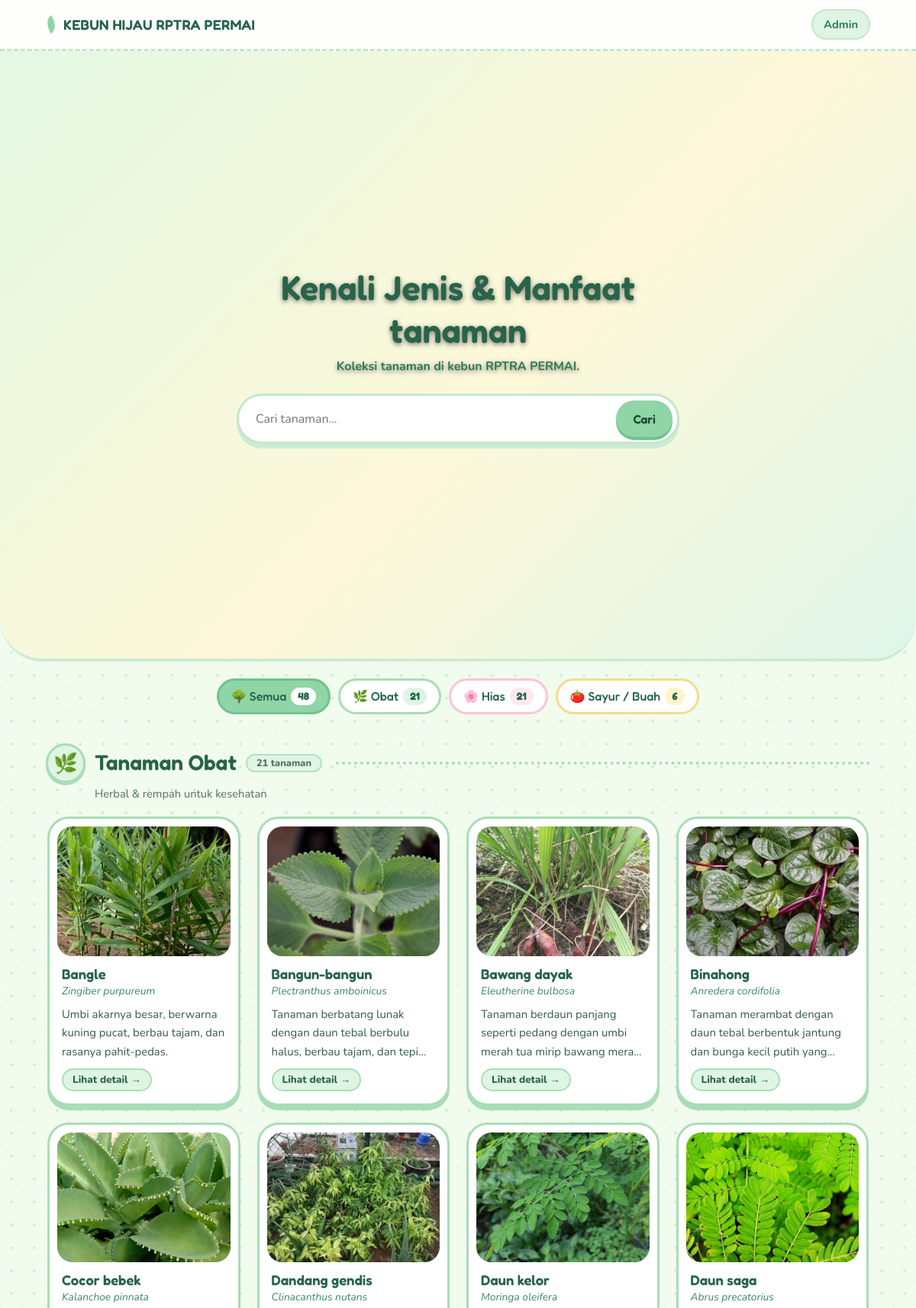
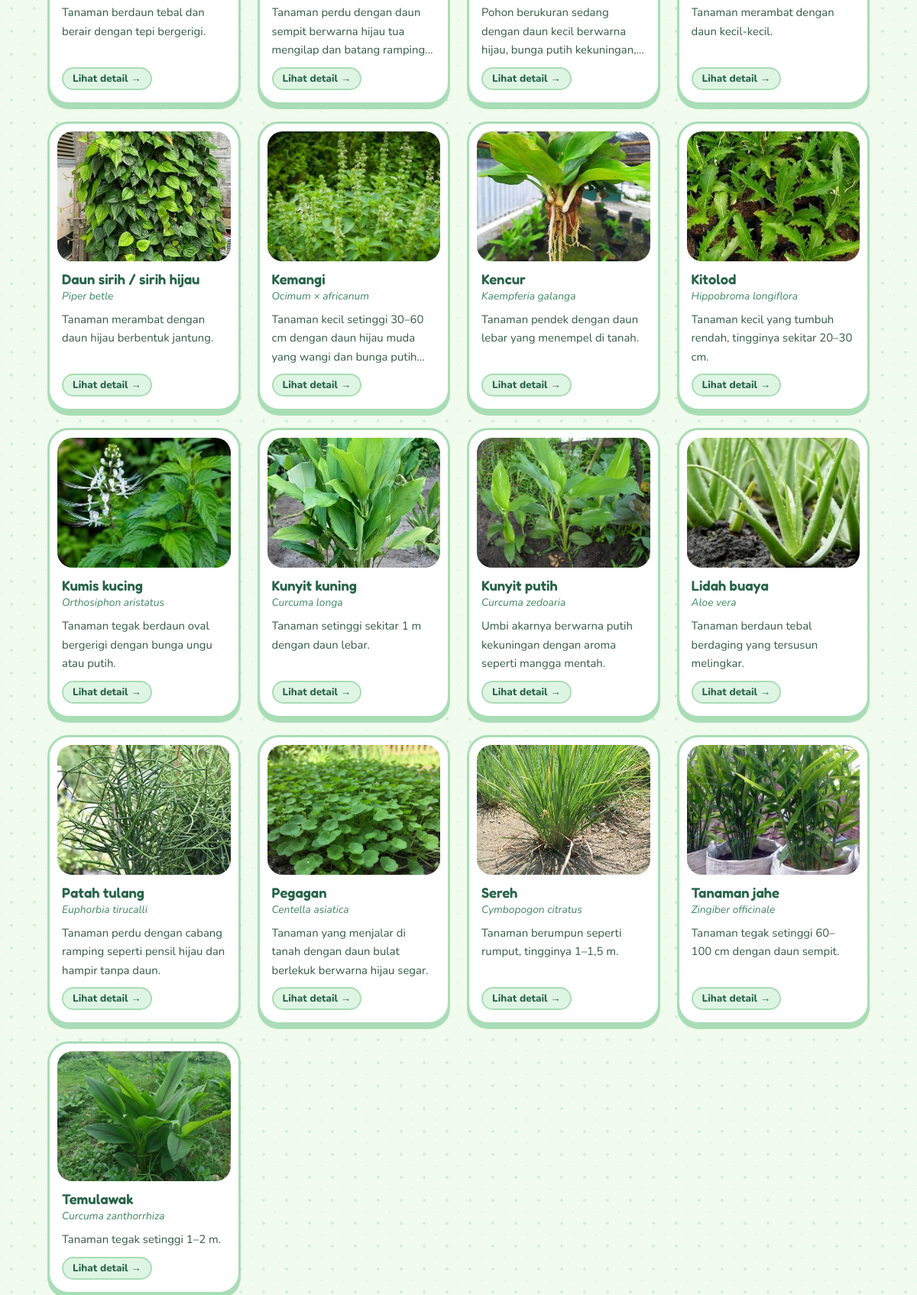
The page / (upper part) on the database its author committed (2 pictures, top to bottom).
### tables this page shows
CREATE TABLE `tanaman` (
  `id` int NOT NULL,
  `nama` varchar(120) NOT NULL,
  `nama_latin` varchar(160) DEFAULT NULL,
  `kategori` varchar(80) NOT NULL DEFAULT 'Tanaman Hias',
  `ringkasan` varchar(255) DEFAULT NULL,
  `deskripsi` text,
  `karakteristik` text,
  `jenis` text,
  `manfaat` text,
  `perawatan` text,
  `foto` varchar(100) DEFAULT NULL,
  `video` varchar(100) DEFAULT NULL,
  `video_url` varchar(255) DEFAULT NULL,
  `created_at` timestamp NULL DEFAULT CURRENT_TIMESTAMP
);

### index.php (the view, shortened to what this page needs)
<?php
require 'config.php';
$q    = trim($_GET['q'] ?? '');
$slug = $_GET['k'] ?? '';
$aktif = kat_dari_slug($slug);
if(!$aktif) $slug = '';
$like = '%'.addcslashes($q,'%_\\').'%';
$s = db()->prepare('SELECT id,nama,nama_latin,kategori,ringkasan,foto FROM tanaman
  WHERE nama LIKE ? OR nama_latin LIKE ? OR ringkasan LIKE ? OR manfaat LIKE ?
  ORDER BY nama');
$s->execute([$like,$like,$like,$like]);
$rows = $s->fetchAll();
$kelompok = [];
foreach(array_keys(KATEGORI) as $n) $kelompok[$n] = [];
foreach($rows as $r){
  $n = isset(KATEGORI[$r['kategori']]) ? $r['kategori'] : 'Lainnya';
  $kelompok[$n][] = $r;
}
$total = count($rows);
$tampil = $aktif ? [$aktif=>$kelompok[$aktif]] : array_filter($kelompok);
function link_filter($slug,$q){
  $p = array_filter(['q'=>$q,'k'=>$slug],fn($v)=>$v!=='');
  return 'index.php'.($p?'?'.http_build_query($p):'');
}
head('Kebun Hijau - Koleksi Tanaman'); ?>
<header class="top"><a class="logo" href="index.php">KEBUN HIJAU RPTRA PERMAI</a><a class="navlink" href="admin/login.php">Admin</a></header>
<section class="hero">
  <video autoplay muted loop class="hero-video">
    <source src="uploads/intro.mp4" type="video/mp4">
  </video>
  <div class="hero-text">
    <h1>Kenali Jenis &amp; Manfaat tanaman</h1>
    <p>Koleksi tanaman di kebun RPTRA PERMAI.</p>
    <form class="search">
      <input name="q" value="<?=e($q)?>" placeholder="Cari tanaman...">
      <button>Cari</button>
    </form>
  </div>
</section>
<nav class="chips" aria-label="Kelompok tanaman">
  <a class="chip<?=$slug===''?' on':''?>" href="<?=e(link_filter('',$q))?>">🌳 Semua <b><?=$total?></b></a>
  <?php foreach(KATEGORI as $n=>$i): ?>
  <a class="chip c-<?=$i['slug']?><?=$slug===$i['slug']?' on':''?>" href="<?=e(link_filter($i['slug'],$q))?>"><?=$i['emoji']?> <?=e(str_replace('Tanaman ','',$n))?> <b><?=count($kelompok[$n])?></b></a>
  <?php endforeach ?>
</nav>
<main class="katalog">
<?php if(!$total || ($aktif && !$kelompok[$aktif])): ?>
  <p class="empty"><span>🙈</span>Yah, tanaman tidak ditemukan.<br><a href="index.php">Lihat semua tanaman</a></p>
<?php else: foreach($tampil as $nama=>$list): $i = kat($nama); ?>
  <section class="group g-<?=$i['slug']?>" id="<?=$i['slug']?>">
    <h2 class="group-title"><span class="emo"><?=$i['emoji']?></span><?=e($nama)?><small><?=count($list)?> tanaman</small></h2>
    <?php if($i['sub']): ?><p class="group-sub"><?=e($i['sub'])?></p><?php endif ?>
    <div class="grid">
    <?php foreach($list as $r): ?>
      <a class="card" href="tanaman.php?id=<?=$r['id']?>">
        <?php if($r['foto']): ?><img src="uploads/<?=e($r['foto'])?>" alt="<?=e($r['nama'])?>" loading="lazy">
        <?php else: ?><div class="ph"><?=$i['emoji']?></div><?php endif ?>
        <div class="cb"><h3><?=e($r['nama'])?></h3><em><?=e($r['nama_latin'])?></em><p><?=e($r['ringkasan'])?></p><span class="more">Lihat detail →</span></div>
      </a>
    <?php endforeach ?>
    </div>
  </section>
<?php endforeach; endif ?>
</main>
<footer>© <?=date('Y')?> RPTRA Permai · Bina Sarana Informatika Kelompok 3</footer></body></html>

### rows shown on the page
tanaman: kategori "Hias", kategori "21"
tanaman: foto (picture), nama "Bangle", nama_latin "Zingiber purpureum", ringkasan "Umbi akarnya besar, berwarna kuning pucat, berbau tajam, dan rasanya pahit-pedas."
tanaman: foto (picture), nama "Bangun-bangun", nama_latin "Plectranthus amboinicus", ringkasan "Tanaman berbatang lunak dengan daun tebal berbulu halus, berbau tajam, dan…"
tanaman: foto (picture), nama "Bawang dayak", nama_latin "Eleutherine bulbosa", ringkasan "Tanaman berdaun panjang seperti pedang dengan umbi merah tua mirip bawang…"
tanaman: foto (picture), nama "Binahong", nama_latin "Anredera cordifolia", ringkasan "Tanaman merambat dengan daun tebal berbentuk jantung dan bunga kecil putih…"
tanaman: foto (picture), nama "Cocor bebek", nama_latin "Kalanchoe pinnata", ringkasan "Tanaman berdaun tebal dan berair dengan tepi bergerigi."
tanaman: foto (picture), nama "Dandang gendis", nama_latin "Clinacanthus nutans", ringkasan "Tanaman perdu dengan daun sempit berwarna hijau tua mengilap dan batang…"
tanaman: foto (picture), nama "Daun kelor", nama_latin "Moringa oleifera", ringkasan "Pohon berukuran sedang dengan daun kecil berwarna hijau, bunga putih…"
tanaman: foto (picture), nama "Daun saga", nama_latin "Abrus precatorius", ringkasan "Tanaman merambat dengan daun kecil-kecil."
tanaman: foto (picture), nama "Daun sirih / sirih hijau", nama_latin "Piper betle", ringkasan "Tanaman merambat dengan daun hijau berbentuk jantung."
tanaman: foto (picture), nama "Kemangi", nama_latin "Ocimum × africanum", ringkasan "Tanaman kecil setinggi 30–60 cm dengan daun hijau muda yang wangi dan bunga…"
tanaman: foto (picture), nama "Kencur", nama_latin "Kaempferia galanga", ringkasan "Tanaman pendek dengan daun lebar yang menempel di tanah."
tanaman: foto (picture), nama "Kitolod", nama_latin "Hippobroma longiflora", ringkasan "Tanaman kecil yang tumbuh rendah, tingginya sekitar 20–30 cm."
tanaman: foto (picture), nama "Kumis kucing", nama_latin "Orthosiphon aristatus", ringkasan "Tanaman tegak berdaun oval bergerigi dengan bunga ungu atau putih."
tanaman: foto (picture), nama "Kunyit kuning", nama_latin "Curcuma longa", ringkasan "Tanaman setinggi sekitar 1 m dengan daun lebar."
tanaman: foto (picture), nama "Kunyit putih", nama_latin "Curcuma zedoaria", ringkasan "Umbi akarnya berwarna putih kekuningan dengan aroma seperti mangga mentah."
tanaman: foto (picture), nama "Lidah buaya", nama_latin "Aloe vera", ringkasan "Tanaman berdaun tebal berdaging yang tersusun melingkar."
tanaman: foto (picture), nama "Patah tulang", nama_latin "Euphorbia tirucalli", ringkasan "Tanaman perdu dengan cabang ramping seperti pensil hijau dan hampir tanpa daun."
tanaman: foto (picture), nama "Pegagan", nama_latin "Centella asiatica", ringkasan "Tanaman yang menjalar di tanah dengan daun bulat berlekuk berwarna hijau segar."
tanaman: foto (picture), nama "Sereh", nama_latin "Cymbopogon citratus", ringkasan "Tanaman berumpun seperti rumput, tingginya 1–1,5 m."
tanaman: foto (picture), nama "Tanaman jahe", nama_latin "Zingiber officinale", ringkasan "Tanaman tegak setinggi 60–100 cm dengan daun sempit."
tanaman: foto (picture), nama "Temulawak", nama_latin "Curcuma zanthorrhiza", ringkasan "Tanaman tegak setinggi 1–2 m."

### other values the page prints
$total "48"
$i['emoji'] "🌿"
str_replace('Tanaman ','',$n) "Obat"
count($kelompok[$n]) "21"
$i['emoji'] "🌸"
$i['emoji'] "🍅"
str_replace('Tanaman ','',$n) "Sayur / Buah"
count($kelompok[$n]) "6"
$nama "Tanaman Obat"
count($list) "21"
$i['sub'] "Herbal & rempah untuk kesehatan"
